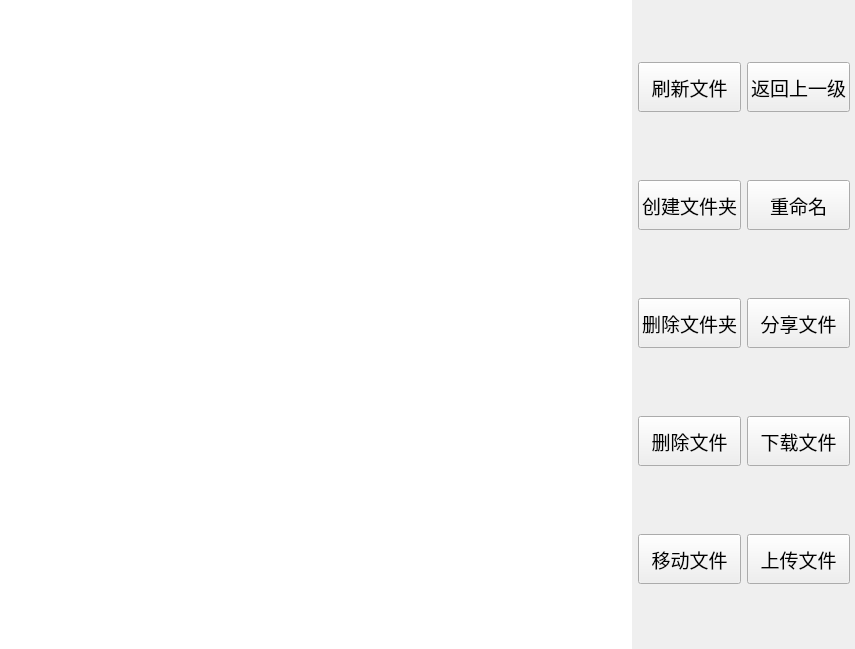
<?xml version="1.0" encoding="UTF-8"?>
<ui version="4.0">
 <class>File</class>
 <widget class="QWidget" name="File">
  <property name="geometry">
   <rect>
    <x>0</x>
    <y>0</y>
    <width>855</width>
    <height>649</height>
   </rect>
  </property>
  <property name="windowTitle">
   <string>Form</string>
  </property>
  <layout class="QHBoxLayout" name="horizontalLayout">
   <property name="leftMargin">
    <number>0</number>
   </property>
   <property name="topMargin">
    <number>0</number>
   </property>
   <property name="rightMargin">
    <number>5</number>
   </property>
   <property name="bottomMargin">
    <number>0</number>
   </property>
   <item>
    <widget class="QListWidget" name="listWidget">
     <property name="frameShape">
      <enum>QFrame::NoFrame</enum>
     </property>
    </widget>
   </item>
   <item>
    <layout class="QGridLayout" name="gridLayout">
     <item row="0" column="0">
      <widget class="QPushButton" name="flushFile_PB">
       <property name="minimumSize">
        <size>
         <width>0</width>
         <height>50</height>
        </size>
       </property>
       <property name="font">
        <font>
         <family>Arial</family>
         <pointsize>14</pointsize>
        </font>
       </property>
       <property name="text">
        <string>刷新文件</string>
       </property>
      </widget>
     </item>
     <item row="0" column="1">
      <widget class="QPushButton" name="return_PB">
       <property name="minimumSize">
        <size>
         <width>0</width>
         <height>50</height>
        </size>
       </property>
       <property name="font">
        <font>
         <family>Arial</family>
         <pointsize>14</pointsize>
        </font>
       </property>
       <property name="text">
        <string>返回上一级</string>
       </property>
      </widget>
     </item>
     <item row="1" column="0">
      <widget class="QPushButton" name="mkDir_PB">
       <property name="minimumSize">
        <size>
         <width>0</width>
         <height>50</height>
        </size>
       </property>
       <property name="font">
        <font>
         <family>Arial</family>
         <pointsize>14</pointsize>
        </font>
       </property>
       <property name="text">
        <string>创建文件夹</string>
       </property>
      </widget>
     </item>
     <item row="1" column="1">
      <widget class="QPushButton" name="rename_PB">
       <property name="minimumSize">
        <size>
         <width>0</width>
         <height>50</height>
        </size>
       </property>
       <property name="font">
        <font>
         <family>Arial</family>
         <pointsize>14</pointsize>
        </font>
       </property>
       <property name="text">
        <string>重命名</string>
       </property>
      </widget>
     </item>
     <item row="2" column="0">
      <widget class="QPushButton" name="delDir_PB">
       <property name="minimumSize">
        <size>
         <width>0</width>
         <height>50</height>
        </size>
       </property>
       <property name="font">
        <font>
         <family>Arial</family>
         <pointsize>14</pointsize>
        </font>
       </property>
       <property name="text">
        <string>删除文件夹</string>
       </property>
      </widget>
     </item>
     <item row="2" column="1">
      <widget class="QPushButton" name="shareFile_PB">
       <property name="minimumSize">
        <size>
         <width>0</width>
         <height>50</height>
        </size>
       </property>
       <property name="font">
        <font>
         <family>Arial</family>
         <pointsize>14</pointsize>
        </font>
       </property>
       <property name="text">
        <string>分享文件</string>
       </property>
      </widget>
     </item>
     <item row="3" column="0">
      <widget class="QPushButton" name="dirFile_PB">
       <property name="minimumSize">
        <size>
         <width>0</width>
         <height>50</height>
        </size>
       </property>
       <property name="font">
        <font>
         <family>Arial</family>
         <pointsize>14</pointsize>
        </font>
       </property>
       <property name="text">
        <string>删除文件</string>
       </property>
      </widget>
     </item>
     <item row="3" column="1">
      <widget class="QPushButton" name="download_PB">
       <property name="minimumSize">
        <size>
         <width>0</width>
         <height>50</height>
        </size>
       </property>
       <property name="font">
        <font>
         <family>Arial</family>
         <pointsize>14</pointsize>
        </font>
       </property>
       <property name="text">
        <string>下载文件</string>
       </property>
      </widget>
     </item>
     <item row="4" column="0">
      <widget class="QPushButton" name="moveFile_PB">
       <property name="minimumSize">
        <size>
         <width>0</width>
         <height>50</height>
        </size>
       </property>
       <property name="font">
        <font>
         <family>Arial</family>
         <pointsize>14</pointsize>
        </font>
       </property>
       <property name="text">
        <string>移动文件</string>
       </property>
      </widget>
     </item>
     <item row="4" column="1">
      <widget class="QPushButton" name="upload_PB">
       <property name="minimumSize">
        <size>
         <width>0</width>
         <height>50</height>
        </size>
       </property>
       <property name="font">
        <font>
         <family>Arial</family>
         <pointsize>14</pointsize>
        </font>
       </property>
       <property name="text">
        <string>上传文件</string>
       </property>
      </widget>
     </item>
    </layout>
   </item>
  </layout>
 </widget>
 <resources/>
 <connections/>
</ui>
